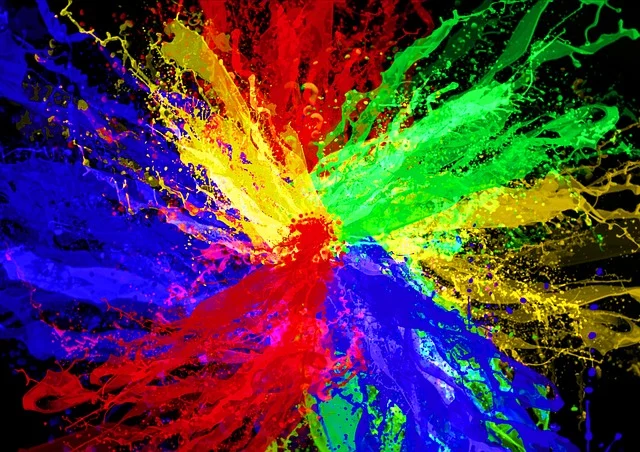
#> input picture DAY12/image.jpg, 640 x 452 px
$ python task2.py
#> lines starting #> are read from the running program, lines starting #| are printed output that depends on the picture; after the words box and inside, x2 and y2 are one past the last pixel; in counts of white or black regions, pixels touching at a corner belong together
#> further down, image is the input picture: shape (452, 640, 3); mean B, G, R 69, 60.7, 79.9
import cv2
import numpy as np

def convolution(image, kernel):

    h, w = image.shape
#> h = 452; w = 640
    kh, kw = kernel.shape

    pad_h = kh // 2
    pad_w = kw // 2

    padded = np.pad(
        image,
        ((pad_h, pad_h), (pad_w, pad_w)),
        mode="constant"
    )

    output = np.zeros((h, w), dtype=np.float32)

    for y in range(h):
        for x in range(w):

            region = padded[
                y:y+kh,
                x:x+kw
            ]

            output[y, x] = np.sum(region * kernel)

    return output


def box_filter(image, size=3):

    kernel = np.ones((size, size), dtype=np.float32)

    kernel = kernel / (size * size)

    return convolution(image, kernel)


def calculate_gradients(gray):

    sobel_x = np.array([
        [-1, 0, 1],
        [-2, 0, 2],
        [-1, 0, 1]
    ])

    sobel_y = np.array([
        [-1, -2, -1],
        [0, 0, 0],
        [1, 2, 1]
    ])

    gx = convolution(gray, sobel_x)
    gy = convolution(gray, sobel_y)

    return gx, gy

def harris_detector(gray,
                    k=0.04,
                    threshold_ratio=0.01):

    Ix, Iy = calculate_gradients(gray)

    Ix2 = Ix * Ix
    Iy2 = Iy * Iy
    Ixy = Ix * Iy
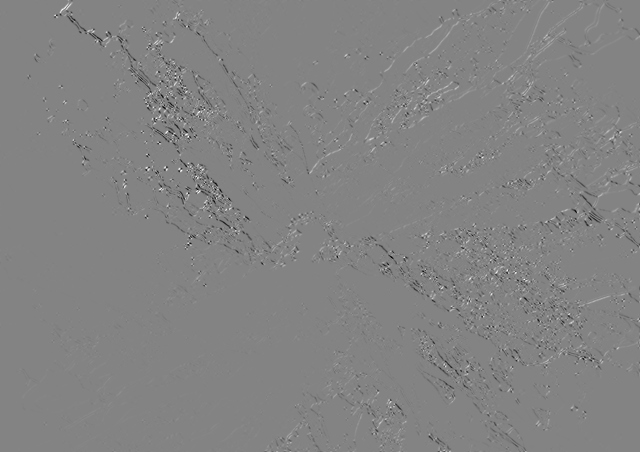
#> Ixy: shape (452, 640) float32; min -379312, max 355791, mean -865; drawn with min black and max white

    Sx2 = box_filter(Ix2, 3)
    Sy2 = box_filter(Iy2, 3)
    Sxy = box_filter(Ixy, 3)

    det = (Sx2 * Sy2) - (Sxy * Sxy)

    trace = Sx2 + Sy2

    R = det - k * (trace ** 2)
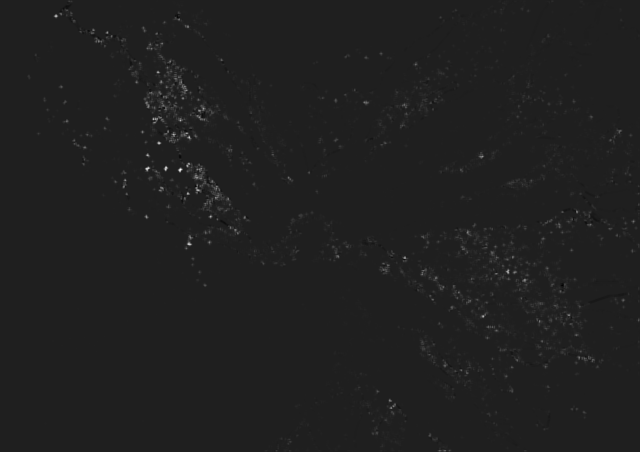
#> R: shape (452, 640) float32; min -6.34e+09, max 4.53e+10, mean 207655808; drawn with min black and max white

    threshold = threshold_ratio * R.max()
#> threshold = 453328814.1

    corners = R > threshold
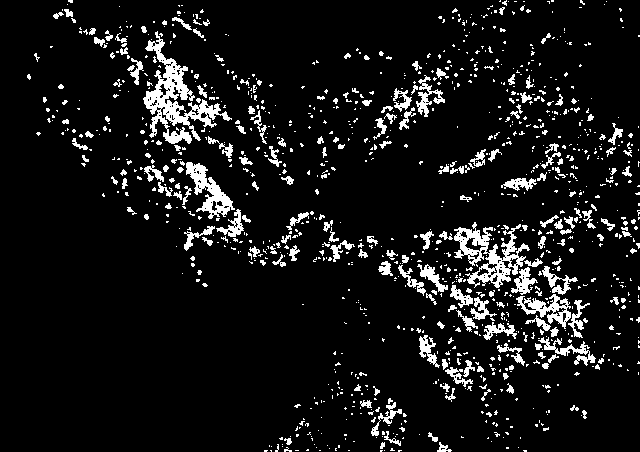
#> corners: shape (452, 640) bool; 8.6% white; 1128 white regions (933 under 20 px), largest, box (x1, y1, x2, y2) and area: (143, 31, 232, 144) 2764, (454, 222, 530, 288) 1906, (186, 162, 235, 219) 1037

    return corners, R

def shi_tomasi_detector(gray,
                        threshold_ratio=0.01):

    Ix, Iy = calculate_gradients(gray)

    Ix2 = Ix * Ix
    Iy2 = Iy * Iy
    Ixy = Ix * Iy

    Sx2 = box_filter(Ix2, 3)
    Sy2 = box_filter(Iy2, 3)
    Sxy = box_filter(Ixy, 3)

    trace = Sx2 + Sy2

    det = (Sx2 * Sy2) - (Sxy * Sxy)

    temp = np.sqrt(
        np.maximum(
            trace * trace - 4 * det,
            0
        )
    )

    lambda1 = (trace + temp) / 2

    lambda2 = (trace - temp) / 2
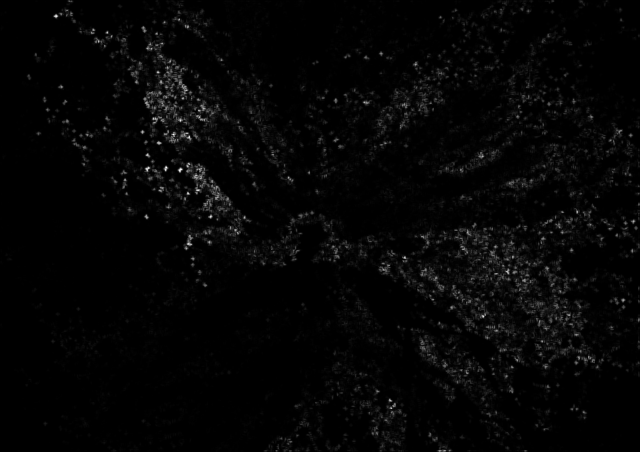
#> lambda2: shape (452, 640) float32; min 0, max 185869.3, mean 3990.4; drawn with min black and max white

    R = np.minimum(
        lambda1,
        lambda2
    )

    threshold = threshold_ratio * R.max()
#> threshold = 1858.7

    corners = R > threshold
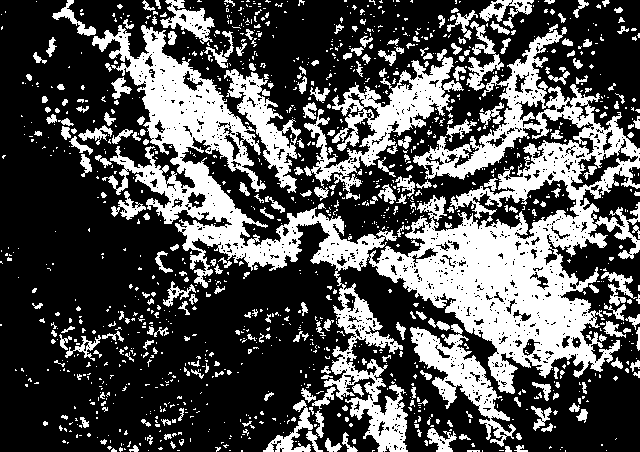
#> corners: shape (452, 640) bool; 32.5% white; 1269 white regions (1005 under 20 px), largest, box (x1, y1, x2, y2) and area: (92, 25, 640, 452) 56704, (304, 57, 464, 200) 6402, (410, 324, 516, 447) 3821

    return corners, R


def draw_corners(image,
                 corners,
                 color):

#> called with color = (0, 0, 255)
    output = image.copy()

    ys, xs = np.where(corners)

    for y, x in zip(ys, xs):

        cv2.circle(
            output,
            (x, y),
            2,
            color,
            -1
        )
#> this loop made 24966 passes
#> (y, x) on passes 1 to 3: (0, 68), (0, 69), (0, 70)
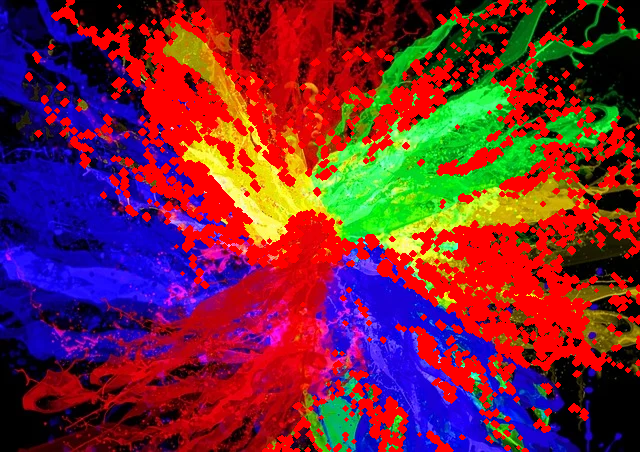
#> output: shape (452, 640, 3); mean B, G, R 55.6, 39.3, 113.9

    return output


image = cv2.imread("image.jpg")

gray = cv2.cvtColor(
    image,
    cv2.COLOR_BGR2GRAY
)

gray = gray.astype(np.float32)

harris_corners, harris_response = harris_detector(
    gray,
    k=0.04,
    threshold_ratio=0.01
)

shi_corners, shi_response = shi_tomasi_detector(
    gray,
    threshold_ratio=0.01
)

harris_output = draw_corners(
    image,
    harris_corners,
    (0, 0, 255)
)

shi_output = draw_corners(
    image,
    shi_corners,
    (0, 255, 0)
)
#> call 2 of draw_corners, with color = (0, 255, 0)
#> the loop in draw_corners (call 2), `for y, x in zip(ys, xs): ` made 93989 passes
#> x on passes 1 to 3: 67, 68, 69
#> after the loop in draw_corners (call 2), `for y, x in zip(ys, xs):`:
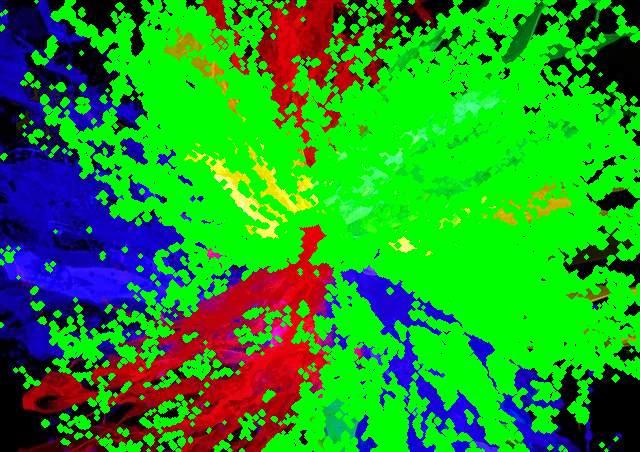
#> output: shape (452, 640, 3); mean B, G, R 33.3, 151.9, 30.8

print("Harris Corners:",
      np.sum(harris_corners))
#| Harris Corners: 24966

print("Shi-Tomasi Corners:",
      np.sum(shi_corners))
#| Shi-Tomasi Corners: 93989

cv2.imshow(
    "Harris Corners",
    harris_output
)

cv2.imshow(
    "Shi-Tomasi Corners",
    shi_output
)

cv2.waitKey(0)
cv2.destroyAllWindows()
